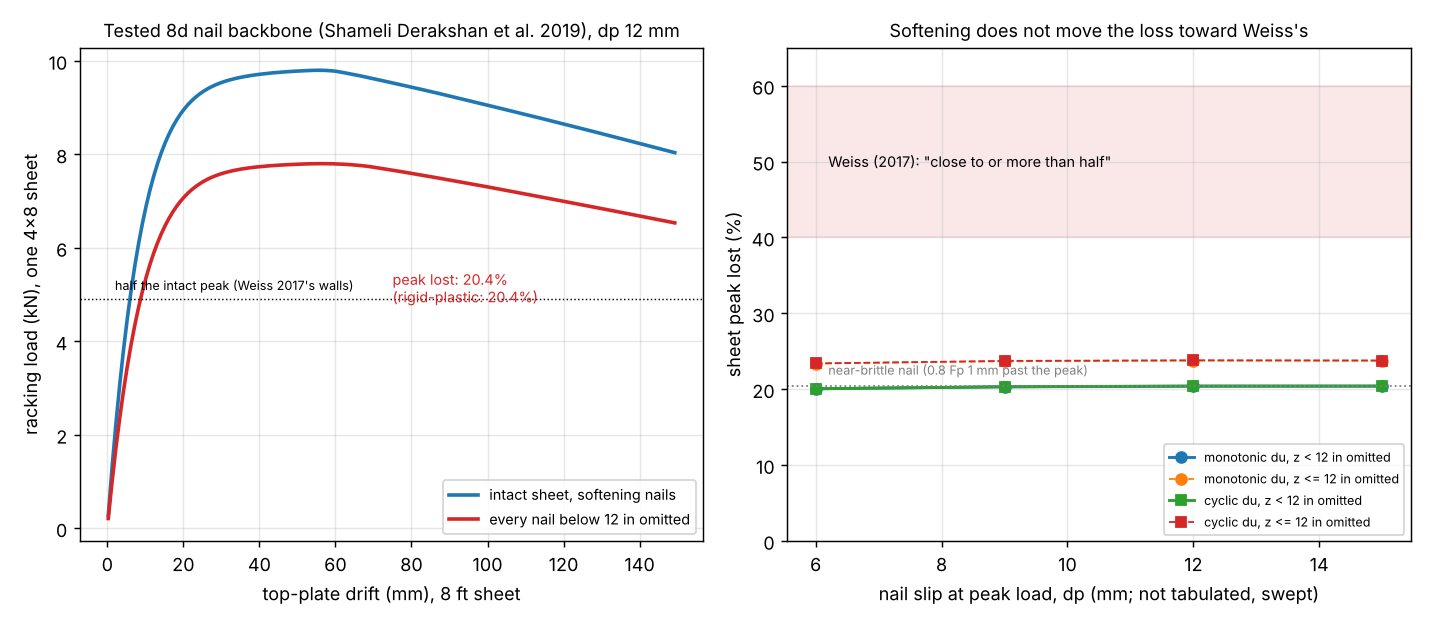

Here is the Python script that generated this plot:
"""Figure for milestone 16: python experiments/m16_soft_nails/figure.py (reads results.json and
../m14_escaped/results.json)."""
import json
import os

import matplotlib
matplotlib.use("Agg")
import matplotlib.pyplot as plt  # noqa: E402
import numpy as np  # noqa: E402

HERE = os.path.dirname(os.path.abspath(__file__))
R = json.load(open(os.path.join(HERE, "results.json")))
M14 = json.load(open(os.path.join(HERE, "..", "m14_escaped", "results.json")))

fig, (a, b) = plt.subplots(1, 2, figsize=(11, 4.8))
d = np.array(R["curves"]["drift_mm"])
base = np.array(R["curves"]["base"])
a.plot(d, base[0], color="C0", lw=2, label="intact sheet, softening nails")
a.plot(d, base[1], color="C3", lw=2, label="every nail below 12 in omitted")
loss = R["C"]["monotonic|12"]["loss"]
a.text(75, base[1].max() * 0.62, f"peak lost: {loss:.1%}\n(rigid-plastic: {M14['B']['z < 12 in']['loss']:.1%})",
       fontsize=8, color="C3")
a.axhline(base[0].max() * 0.5, color="k", lw=0.8, ls=":")
a.text(2, base[0].max() * 0.5 + 0.2, "half the intact peak (Weiss 2017's walls)", fontsize=7)
a.set_xlabel("top-plate drift (mm), 8 ft sheet")
a.set_ylabel("racking load (kN), one 4x8 sheet")
a.set_title("Tested 8d nail backbone (Shameli Derakshan et al. 2019), dp 12 mm", fontsize=10)
a.legend(fontsize=8, loc="lower right")
a.grid(alpha=0.3)

for dk, mk in (("monotonic", "o"), ("cyclic", "s")):
    keys = [k for k in R["C"] if k.startswith(dk + "|")]
    dps = [float(k.split("|")[1]) for k in keys]
    b.plot(dps, [R["C"][k]["loss"] * 100 for k in keys], marker=mk, lw=1.6, label=f"{dk} du, z < 12 in omitted")
    b.plot(dps, [R["C"][k]["loss_le"] * 100 for k in keys], marker=mk, lw=1, ls="--",
           label=f"{dk} du, z <= 12 in omitted")
b.axhspan(40, 60, color="C3", alpha=0.10)
b.text(6.2, 50, "Weiss (2017): \"close to or more than half\"", fontsize=8, va="center")
b.axhline(R["G"]["brittle_loss"] * 100, color="grey", lw=1, ls=":")
b.text(6.2, R["G"]["brittle_loss"] * 100 + 1.5, "near-brittle nail (0.8 Fp 1 mm past the peak)", fontsize=7,
       color="grey")
b.set_ylim(0, 65)
b.set_xlabel("nail slip at peak load, dp (mm; not tabulated, swept)")
b.set_ylabel("sheet peak lost (%)")
b.set_title("Softening does not move the loss toward Weiss's", fontsize=10)
b.legend(fontsize=7, loc="lower right")
b.grid(alpha=0.3)

fig.tight_layout()
fig.savefig(os.path.join(HERE, "figure.png"), dpi=130)
print("wrote figure.png")
